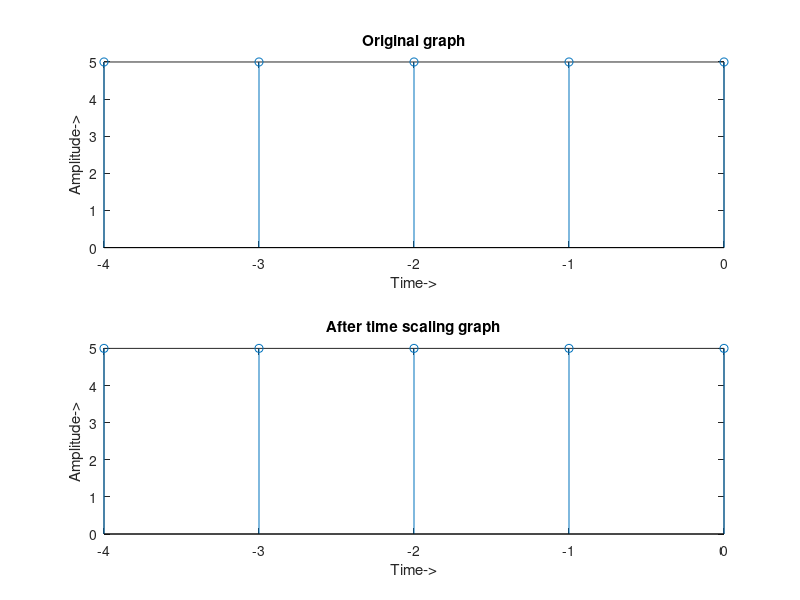

The MATLAB source for this figure:
clear all;
close all;
clc;
n=input('Enter the number of element: ');
for i=1:1:n
y(i)=input('Number: ');
end
fprintf('Please enter the input from 1 to %d for zero index\n',n);
m=input('Enter the zero index: ');
if m>n
    fprintf('Program is terminated\n');
end
p=1-m;
for i=1:1:n
x(i)=p;
p=p+1;
end
subplot(2,1,1);
stem(x,y);
xlabel('Time->');
ylabel('Amplitude->');
    title('Original graph');
fprintf('Enter 1 for multiple time scalling\nEnter 2 for divide time scalling\n');
w=input('Enter your choice: ');
if w==1
v=input('Enter the value that are multiple time scalling: ');
for i=1:1:n
    x(i)=v*x(i);
end
end
if w==2
   v=input('Enter the value that are divide time scalling: ');
for i=1:1:n
    x(i)=x(i)/v;
end 
end
subplot(2,1,2);
stem(x,y);
xlabel('Time->');
ylabel('Amplitude->');
title('After time scaling graph');
